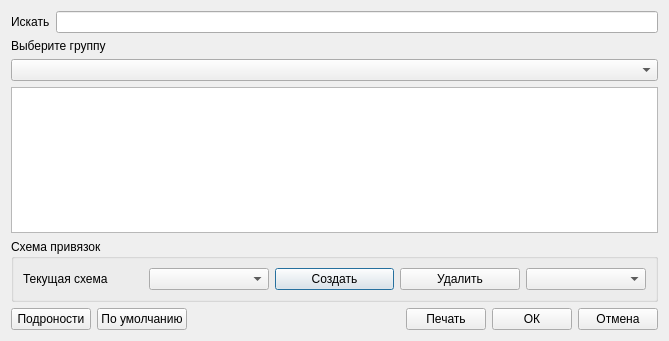
<?xml version="1.0" encoding="UTF-8"?>
<ui version="4.0">
 <class>SettingKey</class>
 <widget class="QDialog" name="SettingKey">
  <property name="geometry">
   <rect>
    <x>0</x>
    <y>0</y>
    <width>669</width>
    <height>341</height>
   </rect>
  </property>
  <property name="windowTitle">
   <string>Dialog</string>
  </property>
  <layout class="QVBoxLayout" name="verticalLayout">
   <item>
    <layout class="QHBoxLayout" name="horizontalLayout_3">
     <item>
      <widget class="QLabel" name="label_2">
       <property name="text">
        <string>Искать</string>
       </property>
      </widget>
     </item>
     <item>
      <widget class="QLineEdit" name="editSearch"/>
     </item>
    </layout>
   </item>
   <item>
    <widget class="QLabel" name="label_3">
     <property name="text">
      <string>Выберите группу</string>
     </property>
    </widget>
   </item>
   <item>
    <widget class="QComboBox" name="cmbGroup"/>
   </item>
   <item>
    <widget class="QTableWidget" name="tableWidget"/>
   </item>
   <item>
    <widget class="QGroupBox" name="grpScheme">
     <property name="enabled">
      <bool>true</bool>
     </property>
     <property name="title">
      <string>Схема привязок</string>
     </property>
     <layout class="QHBoxLayout" name="horizontalLayout">
      <item>
       <widget class="QLabel" name="label">
        <property name="text">
         <string>Текущая схема</string>
        </property>
       </widget>
      </item>
      <item>
       <widget class="QComboBox" name="comboBox"/>
      </item>
      <item>
       <widget class="QPushButton" name="pushButton_6">
        <property name="text">
         <string>Создать</string>
        </property>
       </widget>
      </item>
      <item>
       <widget class="QPushButton" name="pushButton_7">
        <property name="text">
         <string>Удалить</string>
        </property>
       </widget>
      </item>
      <item>
       <widget class="QComboBox" name="comboBox_2"/>
      </item>
     </layout>
    </widget>
   </item>
   <item>
    <layout class="QHBoxLayout" name="horizontalLayout_2">
     <item>
      <widget class="QPushButton" name="btnDetails">
       <property name="text">
        <string>Подроности</string>
       </property>
      </widget>
     </item>
     <item>
      <widget class="QPushButton" name="pushButton_5">
       <property name="text">
        <string>По умолчанию</string>
       </property>
      </widget>
     </item>
     <item>
      <spacer name="horizontalSpacer">
       <property name="orientation">
        <enum>Qt::Horizontal</enum>
       </property>
       <property name="sizeHint" stdset="0">
        <size>
         <width>228</width>
         <height>20</height>
        </size>
       </property>
      </spacer>
     </item>
     <item>
      <widget class="QPushButton" name="pushButton">
       <property name="text">
        <string>Печать</string>
       </property>
      </widget>
     </item>
     <item>
      <widget class="QPushButton" name="pushButton_2">
       <property name="text">
        <string>ОК</string>
       </property>
      </widget>
     </item>
     <item>
      <widget class="QPushButton" name="btnCancel">
       <property name="text">
        <string>Отмена</string>
       </property>
      </widget>
     </item>
    </layout>
   </item>
  </layout>
 </widget>
 <resources/>
 <connections/>
</ui>
